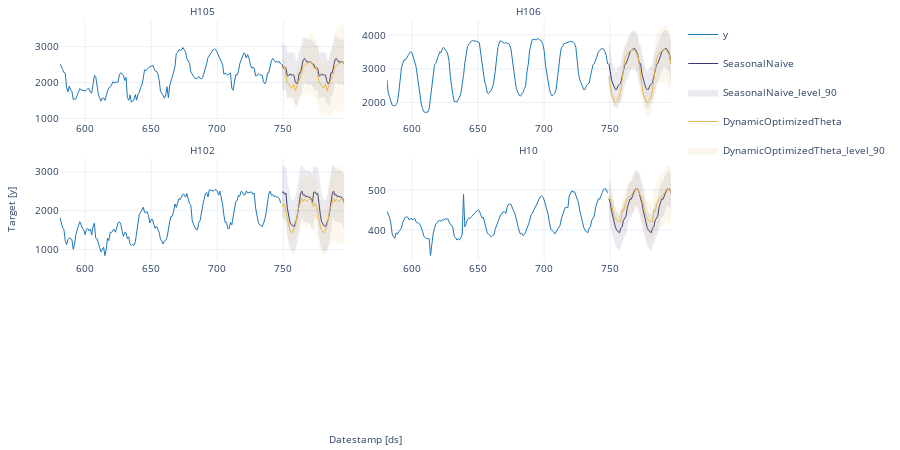

Write notebook code for a chart like this one.
### Code cell
seasonal_ids = evaluation_df.query('best_model == "SeasonalNaive"').index
sf.plot(Y_df,forecasts_df, unique_ids=seasonal_ids, models=["SeasonalNaive","DynamicOptimizedTheta"], engine='plotly')
